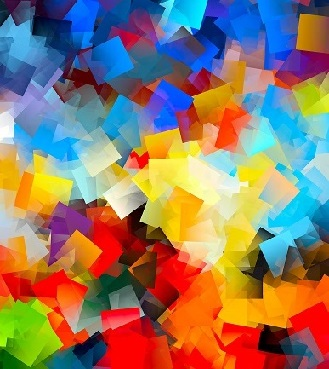
#> input picture algoritmo_2__conversion_a_escala_de_grises/imagen.jpg, 329 x 369 px
$ python metodo_concatenado.py
#> lines starting #> are read from the running program, lines starting #| are printed output that depends on the picture
import cv2
import numpy as np

# Abrir imagen
img = cv2.imread('imagen.jpg')
#> img is the input picture: shape (369, 329, 3); mean B, G, R 102.7, 121.6, 144.5

#Separación y conversión de cada canal a escala de grises
R = img[:,:,2]
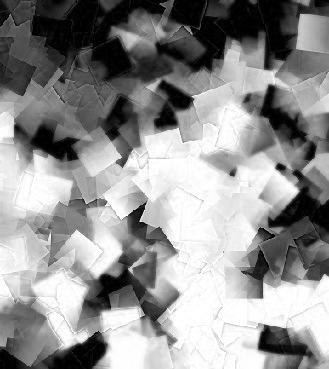
#> R: shape (369, 329); min 0, max 255, mean 144.5
G = img[:,:,1]
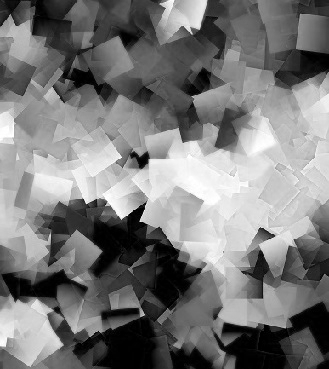
#> G: shape (369, 329); min 0, max 255, mean 121.6
B = img[:,:,0]
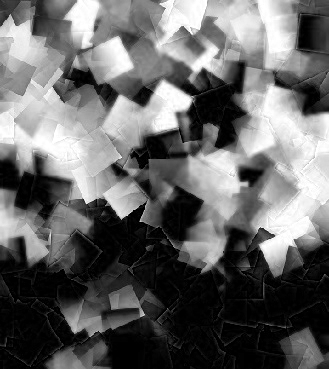
#> B: shape (369, 329); min 0, max 255, mean 102.7

# Metódo del promedio --> Y=(R+G+B)/3
img1 = (R*0.33 + G*0.33 + B*0.33)
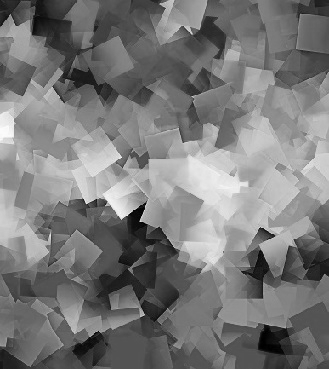
#> img1: shape (369, 329) float64; min 0, max 252.1, mean 121.7

# Metódo del promedio ponderado estándar BT.601 --> Y=(0.229R+0.587G+0.114B)/3
img2 = (R*0.229 + G*0.587 + B*0.114)
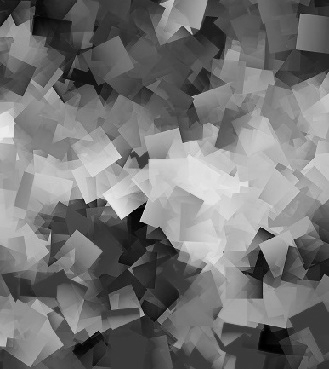
#> img2: shape (369, 329) float64; min 0, max 236.9, mean 116.2

# Método del promedio ponderado estándar BT.709 --> Y=(0.2126R+0.7152G+0.0722B)
img3 = (R*0.2126 + G*0.7152 + B*0.0722)
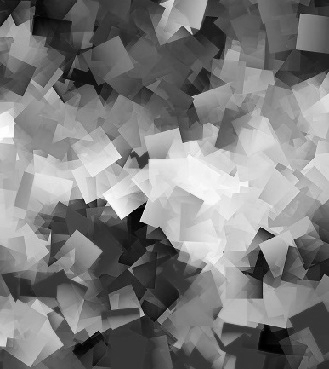
#> img3: shape (369, 329) float64; min 0, max 254.8, mean 125.1

# Concatenación de los tres métodos
img0 = np.hstack((img1,img2, img3))
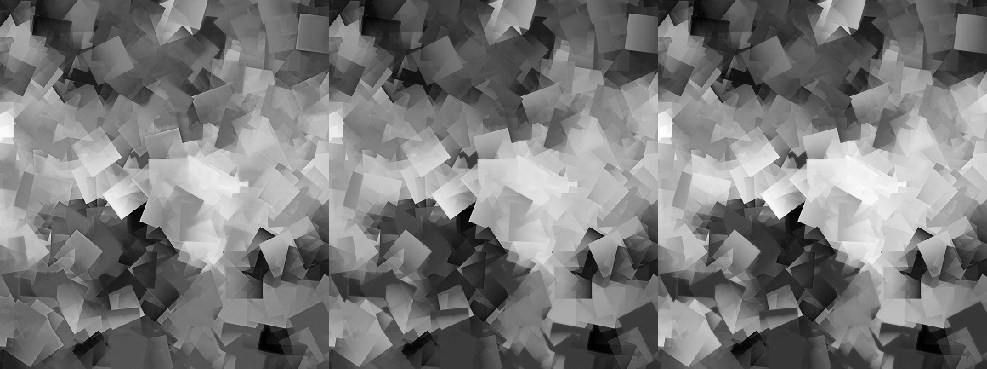
#> img0: shape (369, 987) float64; min 0, max 254.8, mean 121

# la imagen resultante es tipo flotante, convertir a tipo uint-8
img_a = img0.astype(np.uint8)

# Transformación de formato a escala de grises con el método cvtcolor (openCV)
img_b = cv2.cvtColor(img,cv2.COLOR_BGR2GRAY)

# Mostrar imagen original
cv2.imshow('Imagen original', img)
# Mostrar imagen con canales RGB concatenados
cv2.imshow('Imagen con metodos de promedio, estandar BT.601 y estandar BT.709', img_a)
# Mostramos imagen con canales RGB con el método cvtcolor (openCV)
cv2.imshow('Imagen con el metodo de cvtColor (openCV) en estandar BT.601', img_b)


# Mantener la ejecución del programa
cv2.waitKey(0)
